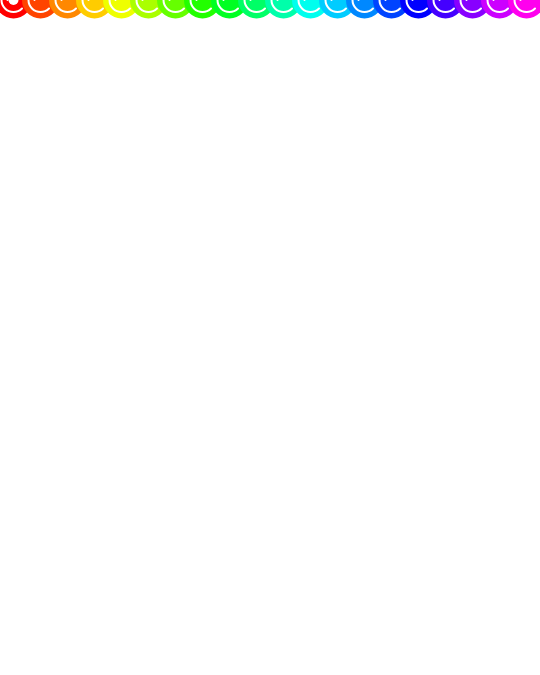
Frame 1 (no input)
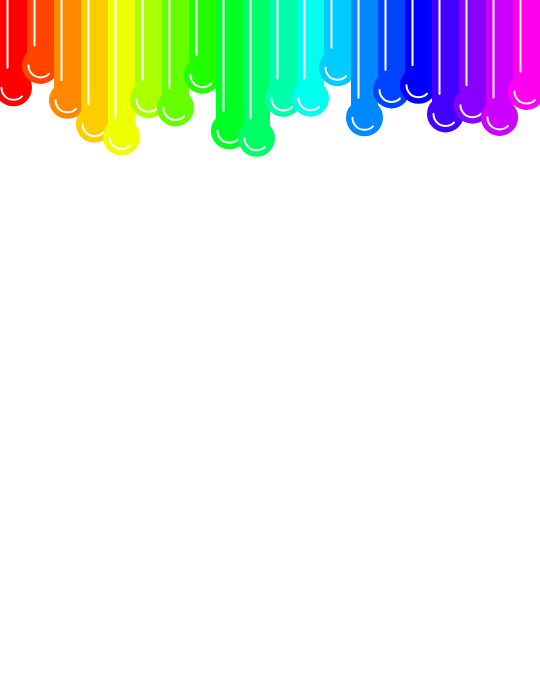
Frame 60 (no input)
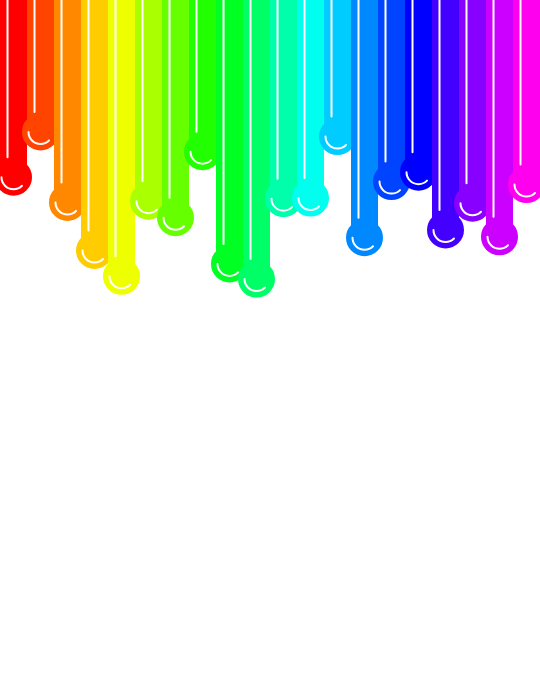
Frame 120 (the mouse pressed at the canvas centre since frame 60)

The p5.js sketch that drew these frames (run headless with seeded random() and noise() and a simulated clock; from frame 60 on, the mouse is pressed at the canvas centre):

// p5.js sketch
// ── sketch.js
let num_drips = 20;
let line_width;
let drip_heights;
let drip_speeds;
let drip_current_positions;
const light_offset = 6;

function setup() {
  createCanvas(1080 / 2, 1350 / 2); // 4:5 aspect ratio
  colorMode(HSB);
  line_width = width / num_drips;
  drip_heights = new Array(num_drips);
  for (let i = 0; i < num_drips; i++) {
    drip_heights[i] = random(height * 0.25, height - line_width);
  }
  drip_current_positions = new Array(num_drips);
  for (let i = 0; i < num_drips; i++) {
    drip_current_positions[i] = 0;
  }
  drip_speeds = new Array(num_drips);
  for (let i = 0; i < num_drips; i++) {
    drip_speeds[i] = random(1, 2.5);
  }
  //noLoop()
}

function draw() {
  background(255);

  for (let i = 0; i < num_drips; i++) {
     strokeCap(ROUND);
    strokeWeight(line_width);
    stroke(map(i, 0, num_drips, 0, 320), 255, 255);
    line(
      i * line_width + line_width / 2,
      0,
      i * line_width + line_width / 2,
      drip_current_positions[i]
    );
    ellipse(i * line_width + line_width / 2,drip_current_positions[i],10,10)
      stroke(255);
    noFill();
       strokeWeight(2);
    strokeCap(ROUND)
 
    line(
      i * line_width + line_width / 2 - light_offset,
      0,
      i * line_width + line_width / 2 - light_offset,
      drip_current_positions[i] - 20
    );
    
    arc(
      i * line_width + line_width / 2,
      drip_current_positions[i],
      24,
      24,
      PI / 4,
      PI,
      OPEN
    );
    
    if (drip_current_positions[i] < drip_heights[i]) {
      drip_current_positions[i] += drip_speeds[i];
    }
  
  }
}
